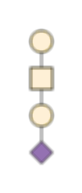
#> input picture data/G02162KR.png, 82 x 193 px
$ python -i CountMonolaptopupdate.py   (imports and definitions only)
#> lines starting #> are read from the running program, lines starting #| are printed output that depends on the picture; after the words box and inside, x2 and y2 are one past the last pixel; in counts of white or black regions, pixels touching at a corner belong together
import cv2, sys,os
import ImageGrab
import numpy as np
from PIL import Image
import time
def countmono(path):
#> called with path = '../../data/G02162KR.png'
    GlcNAc = "0"  # blue square
    GalNAc = "0"  # yellow square
    NeuAc = "0"  # purple dia
    Man = "0"  # green circle
    Gal = "0"  # yellow circle
    Fuc = "0"  # red tri
    dictionary = {}
    img_file = cv2.imread(path)
#> img_file is the input picture: shape (193, 82, 3); mean B, G, R 244.7, 246.3, 247.9
    img_file=cv2.resize(img_file,None,fx=2,fy=2)
#> img_file: shape (386, 164, 3)
    final = img_file.copy()
    cv2.imshow("img",img_file)
    cv2.waitKey(0)


    #threhold to remove blur color
    threshold_var =100
    ret, image = cv2.threshold(img_file, 100, 255, cv2.THRESH_BINARY)  # 140
    cv2.imshow(f'threshold: {threshold_var}', image)
    cv2.waitKey(0)

    # masking to remove black

    '''
    kernel = np.array([[-1, -1, -1], [-1, 9, -1], [-1, -1, -1]])
    filtered = cv2.filter2D(image, -1, kernel)
    cv2.imshow('filtered', filtered)
    cv2.waitKey(0)
    '''
    grey = cv2.cvtColor(image,cv2.COLOR_BGR2GRAY)
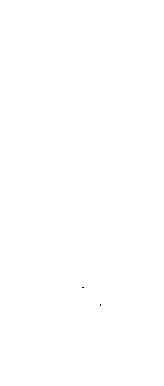
#> grey: shape (386, 164); values 105 (black) and 255 (white), 100% white; black in thin lines or dots, all inside (x1, y1, x2, y2) = (82, 287, 101, 306)
    cv2.imshow('grey', grey)
    cv2.waitKey(0)

    ret, inv_threshold = cv2.threshold(grey, 240, 255, cv2.THRESH_BINARY_INV)  # 140
    cv2.imshow('inv_threshold', inv_threshold)
    cv2.waitKey(0)

    contours_list, hierarchy = cv2.findContours(inv_threshold,
                                            cv2.RETR_EXTERNAL, cv2.CHAIN_APPROX_SIMPLE)
#> contours_list = 2 contours, all with area under 20
    contours = []
    count = 0

    for contour in contours_list:
        x, y, w, h = cv2.boundingRect(contour)
        p1 = (x, y)
        p2 = (x + w, y + h)
        print(contour)
        contours.append((p1, p2))
        cv2.rectangle(final, p1, p2, (0, 0, 255), 1)
        cv2.rectangle(grey, p1, p2, (0, 0, 255), 1)
        approx=cv2.approxPolyDP(contour,0.045*cv2.arcLength(contour,True),True)
        cv2.drawContours(final,[approx],0,(0, 0, 255),2)
        print(len(approx))
        if len(approx)==3:
            cv2.putText(final,"Fuc",(approx.ravel()[0],approx.ravel()[1]),cv2.FONT_HERSHEY_COMPLEX_SMALL,1,(0, 0, 255))
        if len(approx) == 4:
            cv2.putText(final, "rec", (approx.ravel()[0], approx.ravel()[1]), cv2.FONT_HERSHEY_COMPLEX_SMALL, 1,
                        (0, 0, 255))
        if len(approx) > 4:
            cv2.putText(final, "cir", (approx.ravel()[0], approx.ravel()[1]), cv2.FONT_HERSHEY_COMPLEX_SMALL, 1,
                        (0, 0, 255))
#> this loop made 2 passes
#> (x, y, w, h, p2, approx) on passes 1 to 2: (100, 304, 1, 2, (101, 306), [[100, 304], [100, 305]]), (82, 287, 2, 1, (84, 288), [[82, 287], [83, 287]])
#| [[[100 304]]
#|  [[100 305]]]
#| 2
#| [[[ 82 287]]
#|  [[ 83 287]]]
#| 2
#> final: shape (386, 164, 3); mean B, G, R 244.6, 246.3, 247.9
#> grey: shape (386, 164); 100% white; black in thin lines or dots, all inside (x1, y1, x2, y2) = (82, 287, 102, 307)
#> after the loop, contours = [((100, 304), (101, 306)), ((82, 287), (84, 288))]

    cv2.imshow('final2', final)
    cv2.waitKey(0)
    cv2.imshow('grey2', grey)
    cv2.waitKey(0)

    return dictionary

def recordoperation(x):
    pass
# [88 lines left out: function capturescreen, not called in this run]

path = sys.argv[1]
#countmono(path)
# [2 lines not run here, left out]

>>> result = countmono('../../data/G02162KR.png')

$ run again, on data/G02753UG.png
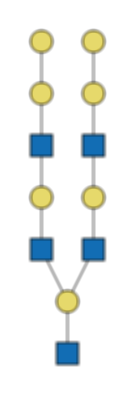
#> input picture data/G02753UG.png, 134 x 394 px
#> in countmono, img_file is the input picture: shape (394, 134, 3); mean B, G, R 238.4, 240.8, 237.9
#> img_file: shape (788, 268, 3)
#> in countmono, `ret, inv_threshold = cv2.threshold(grey, 240, 255, cv2.THRESH_BINARY_I..`:
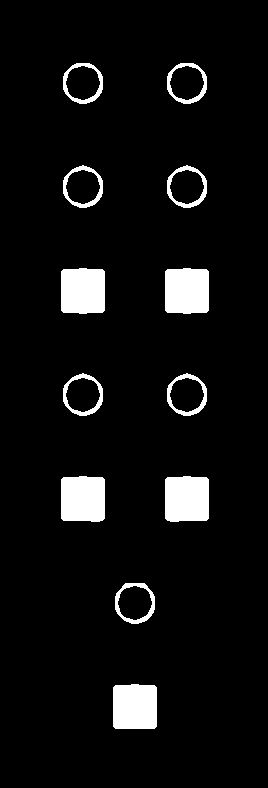
#> inv_threshold: shape (788, 268); 6.1% white; 12 white regions
#> contours_list = 12 contours; largest, box (x1, y1, x2, y2) and area: (165, 476, 209, 522) 1858, (61, 476, 105, 522) 1858, (165, 268, 209, 314) 1857, (61, 268, 105, 314) 1857, (113, 684, 157, 729) 1849
#> the loop in countmono, `for contour in contours_list:` made 12 passes
#> (x, y, w, h, p2) on passes 2, 5, 6, 9, 10, 11, 12: (115, 583, 40, 41, (155, 624)), (167, 373, 40, 43, (207, 416)), (63, 373, 40, 43, (103, 416)), (167, 165, 40, 43, (207, 208)), (63, 165, 40, 43, (103, 208)), (167, 63, 40, 41, (207, 104)), (63, 63, 40, 41, (103, 104))
#> (printed output is left out)
#> after the loop in countmono, `for contour in contours_list:`:
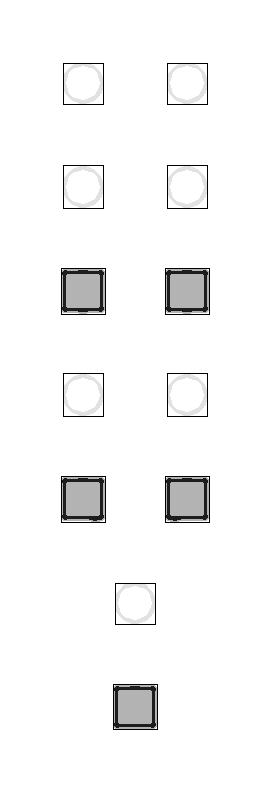
#> grey: shape (788, 268); min 0, max 255, mean 247
#> after the loop in countmono, `for contour in contours_list:`: contours = 12 items

$ run again, on data/G02882GQ.png
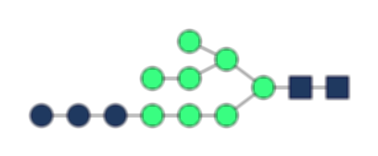
#> input picture data/G02882GQ.png, 378 x 156 px
#> in countmono, img_file is the input picture: shape (156, 378, 3); mean B, G, R 239.2, 243.6, 233.5
#> img_file: shape (312, 756, 3)
#> in countmono, `ret, inv_threshold = cv2.threshold(grey, 240, 255, cv2.THRESH_BINARY_I..`:
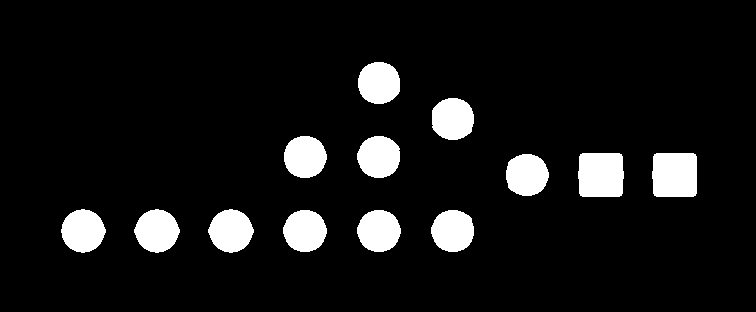
#> inv_threshold: shape (312, 756); 8.4% white; 13 white regions
#> contours_list = 13 contours; largest, box (x1, y1, x2, y2) and area: (578, 153, 624, 197) 1849, (652, 153, 697, 197) 1841, (208, 209, 254, 253) 1423, (134, 209, 180, 253) 1423, (61, 209, 106, 253) 1415
#> the loop in countmono, `for contour in contours_list:` made 13 passes
#> (x, y, w, h, p2) on passes 1, 2, 3, 7, 10, 11, 12, 13: (431, 210, 43, 42, (474, 252)), (357, 210, 44, 42, (401, 252)), (283, 210, 44, 42, (327, 252)), (506, 154, 43, 42, (549, 196)), (357, 136, 43, 42, (400, 178)), (284, 136, 43, 42, (327, 178)), (432, 98, 42, 42, (474, 140)), (358, 62, 42, 42, (400, 104))
#> (printed output is left out)
#> after the loop in countmono, `for contour in contours_list:`:
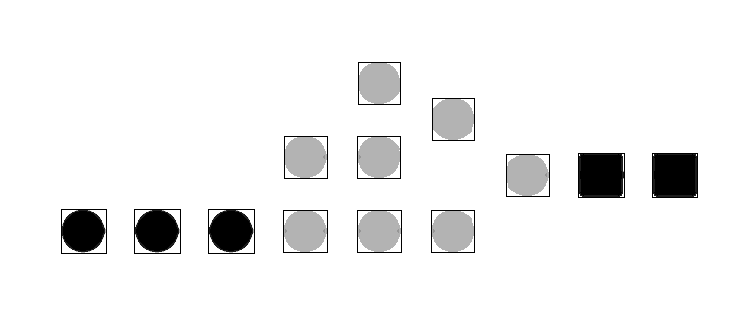
#> grey: shape (312, 756); min 0, max 255, mean 240.3
#> after the loop in countmono, `for contour in contours_list:`: contours = 13 items

$ run again, on data/G03934XO.png
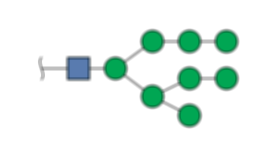
#> input picture data/G03934XO.png, 267 x 156 px
#> in countmono, img_file is the input picture: shape (156, 267, 3); mean B, G, R 237.6, 242.5, 231.3
#> img_file: shape (312, 534, 3)
#> in countmono, `ret, inv_threshold = cv2.threshold(grey, 240, 255, cv2.THRESH_BINARY_I..`:
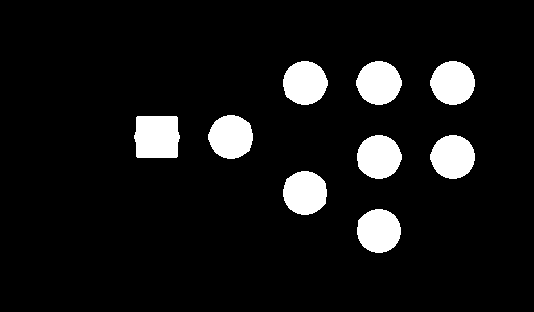
#> inv_threshold: shape (312, 534); 8.4% white; 9 white regions
#> contours_list = 9 contours; largest, box (x1, y1, x2, y2) and area: (134, 116, 180, 158) 1707, (208, 115, 253, 159) 1475, (283, 171, 327, 215) 1474, (356, 61, 402, 105) 1473, (357, 135, 402, 179) 1471
#> the loop in countmono, `for contour in contours_list:` made 9 passes
#> (x, y, w, h, p2) on passes 1, 2, 3, 4, 6, 7, 8, 9: (357, 209, 44, 44, (401, 253)), (283, 171, 44, 44, (327, 215)), (430, 135, 45, 44, (475, 179)), (357, 135, 45, 44, (402, 179)), (208, 115, 45, 44, (253, 159)), (430, 61, 45, 44, (475, 105)), (356, 61, 46, 44, (402, 105)), (283, 61, 45, 44, (328, 105))
#> (printed output is left out)
#> after the loop in countmono, `for contour in contours_list:`:
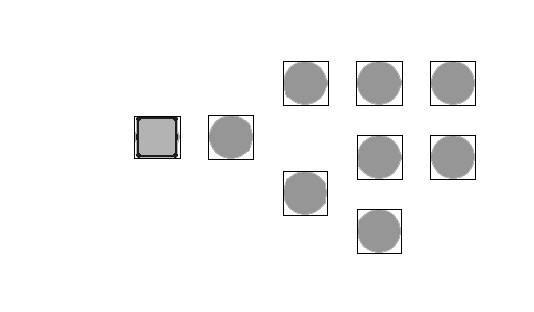
#> grey: shape (312, 534); min 0, max 255, mean 244
#> after the loop in countmono, `for contour in contours_list:`: contours = [((357, 209), (401, 253)), ((283, 171), (327, 215)), ((430, 135), (475, 179)), ((357, 135), (402, 179)), ((134, 116), (180, 158)), ((208, 115), (253, 159)), ((430, 61), (475, 105)), ((356, 61), (402, 105)), ((283, 61), (328, 105))]
